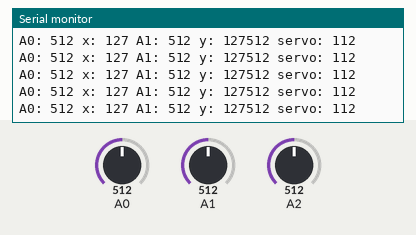
A sketch run on a simulated Arduino Uno, built with avr-gcc and run on an emulated ATmega328P. Shown: the last lines printed to the serial monitor. Inputs (shaded band) come from the test bench; at power-on: A0 = 512, A1 = 512, A2 = 512. No radio packets arrive unless stated.

Above: at 1.2 s.
1.3 s: A0 set to 420
At 1.43 s:
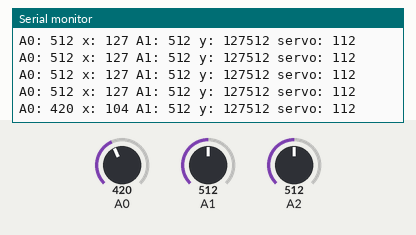
4.3 s: A0 set to 386
At 4.33 s:
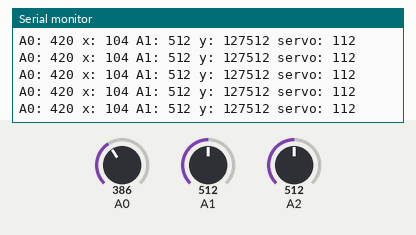
7.3 s: A1 set to 419
At 7.31 s:
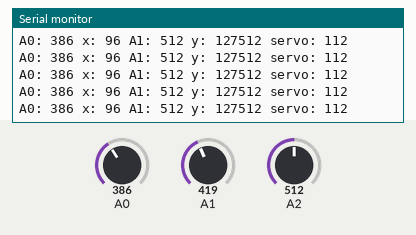
10.3 s: A1 set to 386
At 10.33 s:
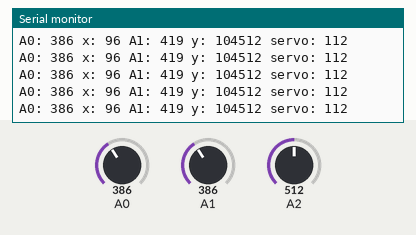
11.8 s: A2 set to 462
At 11.8 s:
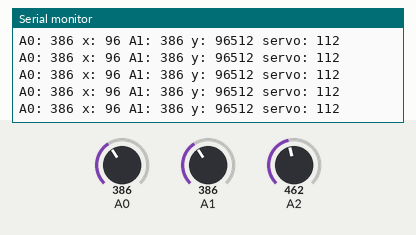
14.8 s: A2 set to 446
At 14.8 s:
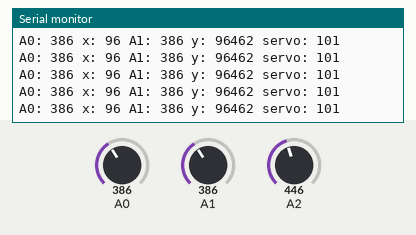
Timing chart, 0 to 17.8 s (numbered marks = the images above; inputs shaded):
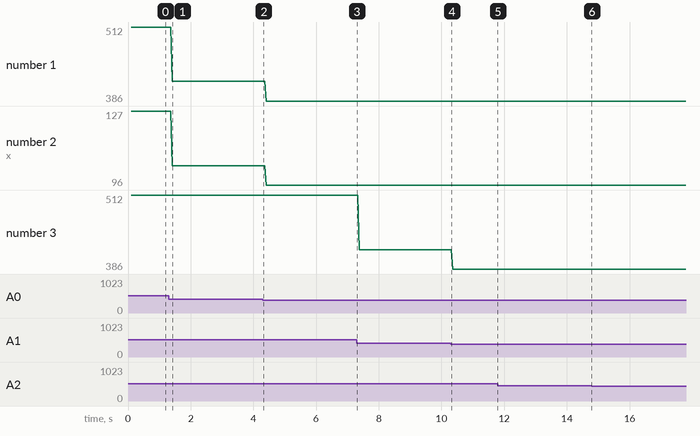

Measured:
- after the input at 1.3 s, the serial monitor: prints a new line after 0.11 s (image 1)
- plotted number 1: 512 → 420 after the input at 1.3 s, 420 → 386 after the input at 4.3 s
- plotted number 2: 127 → 104 after the input at 1.3 s, 104 → 96 after the input at 4.3 s
- plotted number 3: 512 → 419 after the input at 7.3 s

The sketch:

Robot_Tx.ino
```cpp
/**
   August 28, 2020
   Battle Bots Radio Reciever
   Gareth Koch

   nRF24 Wiring
   GND  -----  GND
   VCC  ----- 3.3V
   CE   -----    8
   CSN  -----    9
   SCK  -----   13
   MOSI -----   11
   MISO -----   12

   Joystick Wiring
   GND  -----  GND
   VCC  -----  +5V
   VRX  -----   A0
   VRY  -----   A1
*/

#include <SPI.h>
#include <nRF24L01.h>
#include <RF24.h>

// Set address for radio
// This must be the same for both the transmitter and receiver
const byte address[6] = {'P', 'U', 'R', 'P', 'L', 'E'};

// Create radio and set CE and CSE pins to 8 and 9 respectively
RF24 radio(8, 9);

struct Joystick
{
  byte x;
  byte y;
  byte servo;
};

// Variable of above struct
Joystick joystick;

void setup()
{
  Serial.begin(9600);

  // Start radio
  radio.begin();
  Serial.println("Radio begin");
  // Set data rate
  radio.setDataRate(RF24_250KBPS);
  Serial.println("Data rate: 250kbps");
  // Set address
  radio.openWritingPipe(address);
  Serial.print("Address set");

  // Set channel values to "middle" of 0-255
  joystick.x = 127;
  joystick.y = 127;
}

void loop()
{
  joystick.x = map (analogRead(A0), 0, 1023, 0, 255);
  joystick.y = map (analogRead(A1), 0, 1023, 0, 255);
  joystick.servo = map (analogRead(A2), 0, 1023, 0, 225);

  radio.write(&joystick, sizeof(Joystick));
  Serial.print("A0: ");
  Serial.print(analogRead(A0));
  Serial.print(" x: ");
  Serial.print(joystick.x);
  Serial.print(" A1: ");
  Serial.print(analogRead(A1));
  Serial.print(" y: ");
  Serial.print(joystick.y);
  Serial.print(analogRead(A2));
  Serial.print(" servo: ");
  Serial.println(joystick.servo);
}
```
